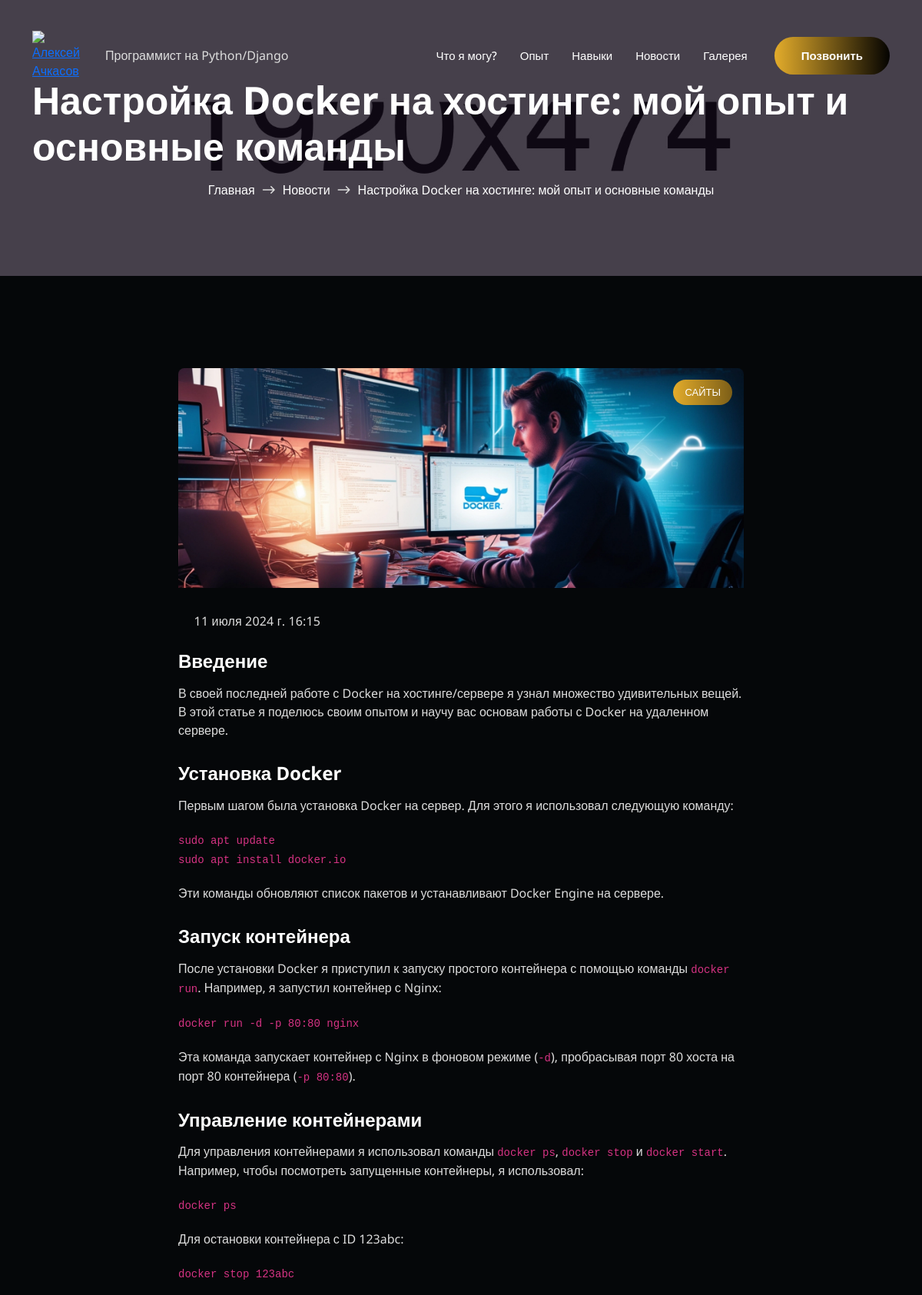
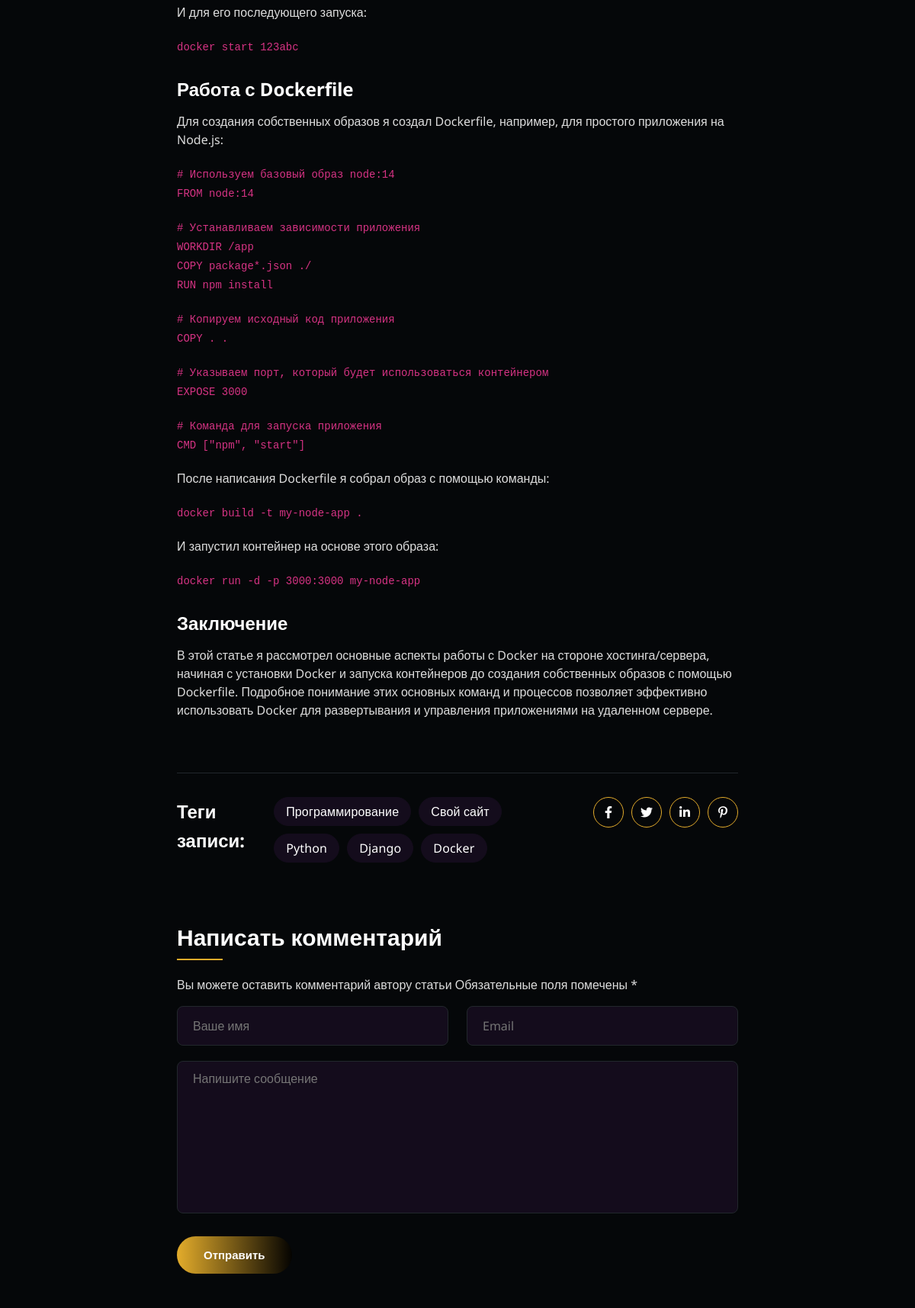
The page /news/saity/nastroika-docker-na-hostinge-moi-opyt-i-osnovnye-komandy/ (upper part) on the database its author committed (2 pictures, top to bottom).
### settings/models.py (models this page shows, shortened)
class MenuSite(models.Model):
    nameLink = models.TextField(verbose_name='Название ссылки в меню', default='#')
    link = models.TextField(verbose_name='Ссылка на блок на сайте', default='#')
    class Meta:
        verbose_name = 'Ссылка'
        verbose_name_plural = 'Ссылки'

class Settings(models.Model):
    imgHome = models.ImageField(upload_to='media/photos/home/', verbose_name='Главное изображение')
    logoSite = models.ImageField(upload_to='media/photos/', verbose_name='Логотип сайта')
    favSite = models.ImageField(upload_to='media/photos/', verbose_name='Фавикон сайта')
    titleHome = models.CharField(max_length=500, verbose_name='Заголовок')
    buttonHeader = models.CharField(max_length=500, verbose_name='Название кнопки')
    sub_titleHome = models.CharField(max_length=500, verbose_name='Подзаголовок')
    textHome = models.TextField(verbose_name='Подзаголовок', default='Привет')
    socialHome = models.ManyToManyField(socialSettings, blank=True, verbose_name='Социальные сети')
    numberlHome = models.ManyToManyField(numberSettings, blank=True, verbose_name='Номер на главной страницы')
    experienceHome = models.ManyToManyField(experienceSettings, blank=True, verbose_name='Вакансия')
    skillsHome = models.ManyToManyField(skillsSettings, blank=True, verbose_name='Skill')
    contactHome = models.ManyToManyField(contactSettings, blank=True, verbose_name='Контакты')
    MenuSiteList = models.ManyToManyField(MenuSite, blank=True, verbose_name='Меню')
    copyText = models.CharField(max_length=500, verbose_name='Текст копирайта')
    admin_email = models.EmailField(default='bearcoderr@gmail.com')
    class Meta:
        verbose_name = 'Главная страница'
        verbose_name_plural = 'Главная страница'

### News/models.py (models this page shows, shortened)
class News(models.Model):
    imgNews = models.ImageField(upload_to='photos/news/', verbose_name='Главное изображение записи')
    dataNews = models.DateTimeField(default=timezone.now, verbose_name='Дата публиации')
    titleNews = models.CharField(max_length=500, verbose_name='Название статьи')
    slugNews = models.SlugField(max_length=200, unique=True, verbose_name='Заполняется автоматически', blank=True, null=True)
    contentNews = RichTextField(verbose_name='Контент новости')
    tags = models.ManyToManyField(newsTag, blank=True, verbose_name='Теги статьи')
    category = models.ManyToManyField(newsCategory, blank=True, verbose_name='Категории статьи')
    gallery = models.ManyToManyField(galleryNews, blank=True, verbose_name='Галерея фотографий')
    feetbicke = models.ForeignKey(FormsNews, on_delete=models.SET_NULL, null=True, blank=True, verbose_name='Отзыв')
    class Meta:
        verbose_name = 'Новость'
        verbose_name_plural = 'Новости'

class newsCategory(models.Model):
    titleCategory = models.CharField(max_length=500, verbose_name='Заголовок')
    slagCategory = models.CharField(max_length=500, verbose_name='Ссылка на категорию', blank=True, null=True)
    class Meta:
        verbose_name = 'Категория'
        verbose_name_plural = 'Категории'

class newsTag(models.Model):
    titleTag = models.CharField(verbose_name='Заголовок', max_length=500)
    slagTag = models.CharField(verbose_name='Ссылка на тег', max_length=200, blank=True, null=True)
    class Meta:
        verbose_name = 'Тег'
        verbose_name_plural = 'Теги'

### News/views.py (the view)
# urls.py: path('<slug:category_slug>/<slug:slug>/', NewsDetailView.as_view(), name='news_detail'),
class NewsDetailView(View):
    def get(self, request, category_slug, slug):
        news_info = get_object_or_404(News, slugNews=slug)
        related_tags = newsTag.objects.filter(news=news_info.id)
        foto = galleryNews.objects.filter(news=news_info.id)
        return render(request, 'news/blog-details.html', {
            'news_info': news_info,
            'related_tags': related_tags,
            'foto': foto,
        })

### BlogAlekseii/context_processors.py (called while the page is built)
def global_context(request):
    settings = Settings.objects.first()
    menu_links_queryset = MenuSite.objects.all()
    menu_links = []
    for link in menu_links_queryset:
        menu_links.append({
            'nameLink': link.nameLink,
            'link': link.link
        })
    context = {
        'titleHome': settings.titleHome,
        'favSite': settings.favSite,
        'copy': settings.copyText,
        'button_header': settings.buttonHeader,
        'menu_links': menu_links,
    }
    return context

### News/templates/News/blog-details.html (shortened to what this page needs)
{% extends 'base.html' %}
{% block content %}
  <main class="site-content" id="content">
    <section class="breadcrumb_area" data-bg-image="./assets/img/breadcrumb/breadcrumb-bg.jpg" data-bg-color="#140C1C">
      <div class="container">
        <div class="row">
          <div class="col">
            <div class="breadcrumb_content d-flex flex-column align-items-center">
              <h2 class="title wow fadeInUp" data-wow-delay=".3s">{{ news_info.titleNews }}</h2>
              <div class="breadcrumb_navigation wow fadeInUp" data-wow-delay=".5s">
                <span><a href="index.html">Главная</a></span>
                <i class="far fa-long-arrow-right"></i>
                <span class="current-item"><a href="{% url 'news_list' %}">Новости</a></span>
                  <i class="far fa-long-arrow-right"></i>
                <span class="current-item">{{ news_info.titleNews }}</span>
              </div>
            </div>
          </div>
        </div>
      </div>
    </section>
    <section class="full-width tj-post-details__area">
      <div class="container">
        <div class="row justify-content-center">
          <div class="col-lg-8">
            <div class="tj-post-details__container">
              <article class="tj-single__post">
                <div class="tj-post__thumb">
                  <img src="{{ news_info.imgNews.url }}" alt="{{ news_info.titleNews }}">
                    {% if news_info.category.exists %}
                        {% with category=news_info.category.first %}
                            <a href="{% url 'news_category' category_slug=category.slagCategory %}" class="category">{{ category.titleCategory }}</a>
                        {% endwith %}
                    {% endif %}
                </div>
                <div class="tj-post__content">
                  <div class="tj-post__meta entry-meta">
                    <span><i class="fa-light fa-calendar-days"></i>{{ news_info.dataNews }}</span>
                  </div>
                  <div class="tj-post__content">
                   {{ news_info.contentNews|safe }}
                  </div>
                </div>
              </article>
              <div class="single-post_tag_share ">
                <div class="tj_tag">
                  <h4 class="tag__title">Теги записи: </h4>
                  <div class="tagcloud">
                    {% for tag in related_tags %}
                        <a href="{% url 'news_tag_detail' tag_slug=tag.slagTag %}">{{ tag.titleTag }}</a>
                    {% endfor %}
                  </div>
                </div>
                <div class="share_link">
                    <a href="{% url 'share_facebook' %}" target="_blank" class="facebook" title="Share this on Facebook">
                        <i class="fab fa-facebook-f"></i>
                    </a>
                    <a href="{% url 'share_twitter' %}" class="twitter" title="Share this on Twitter" target="_blank">
                        <i class="fab fa-twitter"></i>
                    </a>
                    <a href="{% url 'share_linkedin' %}" class="linkedin" title="Share this on Linkedin" target="_blank">
                        <i class="fab fa-linkedin-in"></i>
                    </a>
                    <a href="{% url 'share_pinterest' %}" class="pinterest" title="Pin this Post" target="_blank">
                        <i class="fab fa-pinterest-p"></i>
                    </a>
                </div>
              </div>
              <div class="tj-comments__container">
                <div class="comment-respond">
                  <h3 class="comment-reply-title">
                    <span class="tj-comment__title">Написать комментарий</span>
                  </h3>
                  <form method="post" action="{% url 'feedback' %}" class="tj-post-comment__form">
                      <p class="comment-notes">
                          <span id="email-notes">Вы можете оставить комментарий автору статьи</span>
                          <span class="required-field-message">Обязательные поля помечены <span class="required">*</span></span>
                      </p>
                      <div class="row">
                          <div class="col-md-6">
                              <div class="form_group">
                                  <input placeholder="Ваше имя" id="nameComm" value="{{ form.nameComm.value|default_if_none:'' }}" name="nameComm" type="text" aria-required="true">
                              </div>
                          </div>
                          <div class="col-md-6">
                              <div class="form_group">
                                  <input placeholder="Email" id="emailComm" name="emailComm" value="{{ form.emailComm.value|default_if_none:'' }}" type="email" aria-required="true">
                              </div>
                          </div>
                      </div>
                      <div class="row">
                          <div class="col-md-12">
                              <div class="form_group">
                                  <textarea class="msg-box" placeholder="Напишите сообщение" value="{{ form.textComm.value|default_if_none:'' }}" id="textComm" name="textComm" cols="45" rows="8"></textarea>
                              </div>
                          </div>
                      </div>
                      <button class="tj-btn-primary submit" type="submit">Отправить</button>
                  </form>
                </div>
              </div>
            </div>
          </div>
        </div>
      </div>
    </section>
  </main>
{% endblock %}

### templates/base.html (shortened to what this page needs)
<!DOCTYPE html>
<html class="no-js" lang="en">
<head>
    {% load static %}
    <link rel="stylesheet" href="{% static 'css/animate.min.css' %}">
    <link rel="stylesheet" href="{% static 'css/bootstrap.min.css' %}">
    <link rel="stylesheet" href="{% static 'css/font-awesome-pro.min.css' %}">
    <link rel="stylesheet" href="{% static 'css/flaticon_gerold.css' %}">
    <link rel="stylesheet" href="{% static 'css/nice-select.css' %}">
    <link rel="stylesheet" href="{% static 'css/backToTop.css' %}">
    <link rel="stylesheet" href="{% static 'css/owl.carousel.min.css' %}">
    <link rel="stylesheet" href="{% static 'css/odometer-theme-default.css' %}">
    <link rel="stylesheet" href="{% static 'css/magnific-popup.css' %}">
    <link rel="stylesheet" href="{% static 'css/main.css' %}">
    <link rel="stylesheet" href="{% static 'css/responsive.css' %}">
</head>
<body>
    <header class="tj-header-area header-absolute">
        <div class="container">
            <div class="row">
                <div class="col-12 d-flex flex-wrap align-items-center">
                    <div class="logo-box">
                        <a href="{% url 'home' %}">
                            <img src="{{ favSite.url }}" alt="{{ titleHome }}">
                        </a>
                    </div>
                    <div class="header-info-list d-none d-md-inline-block">
                        Программист на Python/Django
                    </div>
                    <div class="header-menu">
                        <nav>
                            <ul>
                                {% for link in menu_links %}
                                    <li><a href="{{ link.link }}">{{ link.nameLink }}</a></li>
                                {% endfor %}
                            </ul>
                        </nav>
                    </div>
                    <div class="header-button">
                        <a href="/#contact-section" class="btn tj-btn-primary">{{ button_header }}</a>
                    </div>
                </div>
            </div>
        </div>
    </header>
    {% block content %}{% endblock %}
<link rel="stylesheet" href="https://cdnjs.cloudflare.com/ajax/libs/fancybox/3.5.7/jquery.fancybox.min.css" />
</body>
</html>

### static/css/responsive.css (style rules this page uses)
@media only screen and (min-width: 1200px) and (max-width: 1399px) { .tj-header-area .header-button { margin-left: 35px; } }
@media only screen and (min-width: 1200px) and (max-width: 1399px) { .tj-header-area .header-menu ul { gap: 30px; } }

### rows shown on the page
MenuSite: nameLink "Что я могу?"
MenuSite: nameLink "Опыт"
MenuSite: nameLink "Навыки"
MenuSite: nameLink "Новости"
MenuSite: nameLink "Галерея"
Settings: buttonHeader "Позвонить"
News: titleNews "Настройка Docker на хостинге: мой опыт и основные команды", imgNews (placeholder picture), dataNews "11 июля 2024 г. 16:15", contentNews "Введение В своей последней работе с Docker на хостинге/сервере я узнал множество удивительных вещей. В этой статье я поделюсь своим опытом и научу вас основам работы с Docker на удаленном сервере. Установка Docker Первым шагом была установка Docker на сервер. Для этого я использовал следующую команду: sudo apt update sudo apt install docker.io Эти команды обновляют список пакетов и устанавливают Docker Engine на сервере. Запуск контейнера После установки Docker я приступил к запуску простого контейнера с помощью команды docker run . Например, я запустил контейнер с Nginx: docker run -d -p 80:80 nginx Эта команда запускает контейнер с Nginx в фоновом режиме ( -d ), пробрасывая порт 80 хоста…"
newsCategory: titleCategory "САЙТЫ"
newsTag: titleTag "Программирование"
newsTag: titleTag "Свой сайт"
newsTag: titleTag "Python"
newsTag: titleTag "Django"
newsTag: titleTag "Docker"
